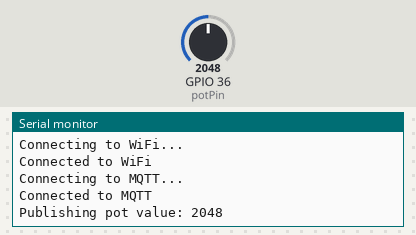
The sketch below on a simulated ESP32. Parts: the last lines printed to the serial monitor. Inputs (shaded band) come from the test bench; at power-on: GPIO 36 (potPin) = 2048. WiFi joins after 1.5 s; servers stay silent unless stated; no MQTT or app messages arrive unless stated.

Above: at 3.2 s.
3.3 s: GPIO 36 (potPin) set to 2866
At 7.5 s:
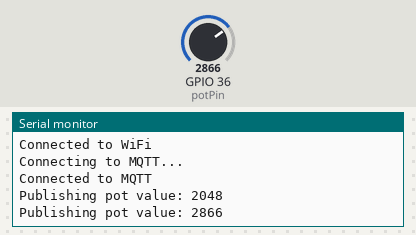
8.9 s: GPIO 36 (potPin) set to 3603
At 12.5 s:
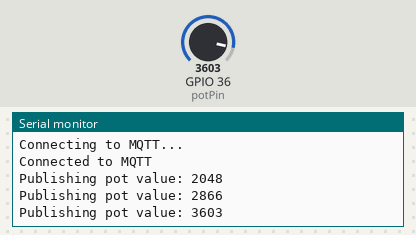
Timing chart, 0 to 14.0 s (numbered marks = the images above; inputs shaded):
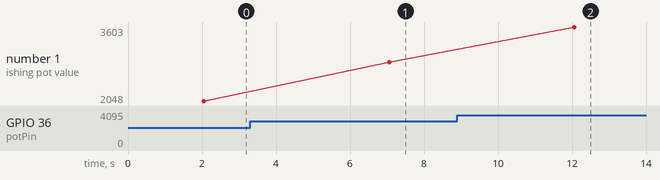

Measured:
- after the input at 3.3 s, the serial monitor: prints a new line after 3.8 s (image 1)
- after the input at 8.9 s, the serial monitor: prints a new line after 3.2 s (image 2)
- plotted number 1: 2048 → 2866 after the input at 3.3 s, 2866 → 3603 after the input at 8.9 s

The sketch:

Potentiometer.ino
```cpp
//อันนี้คือ ตัวปรับค่าที่หมุน ๆ ได้

// วิธีต่อ (หันด้านเรียบๆที่ไม่ได้เอาไว้หมุนเข้าหาตัว)
// 1. ขาซ้าย ต่อ 5v
// 2. ขากลาง ต่อ A0
// 3. ขาขวา ต่อ GND

//แก้ตรงที่มี *** นอกนั้นไม่ต้องแก้

#include <WiFi.h>
#include <PubSubClient.h>

// ขากลาง
const int potPin = A0;

// ข้อมูลการเชื่อมต่อ WiFi
const char* ssid = "namewifi";       // ใส่ชื่อ WiFi Hotspot โทรศัพท์ ***
const char* password = "passwordwifi";  // ใส่รหัสผ่าน WiFi ***

// ข้อมูลการเชื่อมต่อ MQTT
const char* mqttServer = "phycom.it.kmitl.ac.th"; //ดู host จากหน้าเว็บช่องซ้ายสุด อาจจะ https://phycom.it.kmitl.ac.th/exam67
const int mqttPort = 1883;
const char* mqttClientID = "client_xxxxxxx"; //ใส่ client id อยู่ช่องขวาสุดในหน้าเว็บ ***
const char* topic = "studentid/topicname"; //ใส่ชื่อ Topic ตามที่เขาให้มา Ex. 66070xxx/light ***

WiFiClient wifiClient;
PubSubClient client(wifiClient);

void setup() {
  Serial.begin(115200);

  // เชื่อมต่อ WiFi
  WiFi.begin(ssid, password);
  while (WiFi.status() != WL_CONNECTED) {
    delay(1000);
    Serial.println("Connecting to WiFi...");
  }
  Serial.println("Connected to WiFi");

  // ตั้งค่า MQTT server
  client.setServer(mqttServer, mqttPort);
}

void reconnect() {
  // พยายามเชื่อมต่อกับ MQTT broker
  while (!client.connected()) {
    Serial.println("Connecting to MQTT...");
    if (client.connect(mqttClientID)) {
      Serial.println("Connected to MQTT");
    } else {
      Serial.print("Failed, rc=");
      Serial.print(client.state());
      Serial.println(" try again in 5 seconds");
      delay(5000);
    }
  }
}

void loop() {
  if (!client.connected()) {
    reconnect();
  }
  client.loop();

  // อ่านค่าจากตัวต้านทานปรับค่า
  int potValue = analogRead(potPin); // ค่าอ่านได้อยู่ในช่วง 0-1023

  // แปลงค่าเป็นข้อความ
  char potString[8];
  itoa(potValue, potString, 10); // แปลงค่าเป็นข้อความในฐานสิบ

  // ส่งค่าตัวต้านทานปรับค่าไปยัง MQTT topic
  Serial.print("Publishing pot value: ");
  Serial.println(potString);
  client.publish(topic, potString);

  delay(5000);  // ส่งข้อมูลทุกๆ 5 วินาที
}
```
